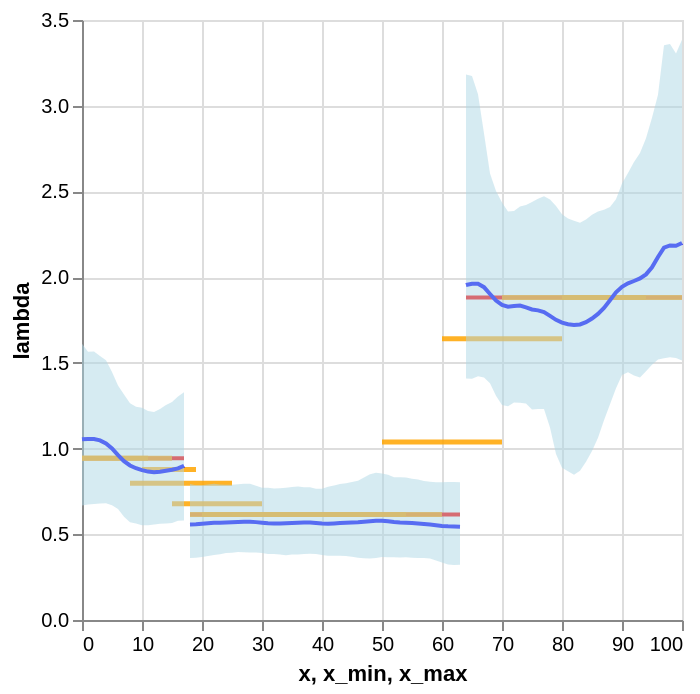

The code cell stored with this chart in its notebook:
### Code cell
plot_posterior_lam(df_expanded, df_rates, mcmc_samples)

### Figure 1 — Vega-Lite specification as saved in the notebook (floating-point values rounded to 4 significant figures)
{"config": {"view": {"continuousWidth": 300, "continuousHeight": 300}}, "layer": [{"data": {"name": "data-bae21a61748352db37304719da018a6e"}, "mark": {"type": "line", "color": "red"}, "encoding": {"detail": {"field": "segment", "type": "nominal"}, "x": {"field": "x", "type": "quantitative"}, "y": {"field": "lambda", "title": "lambda", "type": "quantitative"}}}, {"data": {"name": "data-f77c8e4c605da7fa41a5ea27eef36e56"}, "mark": {"type": "rule", "color": "orange", "opacity": 0.85, "strokeWidth": 2.5}, "encoding": {"x": {"field": "x_min", "type": "quantitative"}, "x2": {"field": "x_max"}, "y": {"field": "lambda_obs", "title": "lambda", "type": "quantitative"}}}, {"data": {"name": "data-bae21a61748352db37304719da018a6e"}, "mark": {"type": "line", "color": "blue"}, "encoding": {"detail": {"field": "segment", "type": "nominal"}, "x": {"field": "x", "type": "quantitative"}, "y": {"field": "lam", "title": "lambda", "type": "quantitative"}}}, {"data": {"name": "data-bae21a61748352db37304719da018a6e"}, "mark": {"type": "area", "color": "lightblue", "opacity": 0.5}, "encoding": {"detail": {"field": "segment", "type": "nominal"}, "x": {"field": "x", "type": "quantitative"}, "y": {"field": "lam_lower", "title": "lambda", "type": "quantitative"}, "y2": {"field": "lam_upper", "title": "lambda"}}}], "$schema": "https://vega.github.io/schema/vega-lite/v6.1.0.json", "datasets": {"data-bae21a61748352db37304719da018a6e": [{"x": 0, "lambda": 0.9442, "lam": 1.054, "lam_lower": 0.6678, "lam_upper": 1.611, "segment": 0}, {"x": 1, "lambda": 0.9442, "lam": 1.056, "lam_lower": 0.6736, "lam_upper": 1.565, "segment": 0}, {"x": 2, "lambda": 0.9442, "lam": 1.056, "lam_lower": 0.677, "lam_upper": 1.567, "segment": 0}, {"x": 3, "lambda": 0.9442, "lam": 1.048, "lam_lower": 0.679, "lam_upper": 1.541, "segment": 0}, {"x": 4, "lambda": 0.9442, "lam": 1.03, "lam_lower": 0.6811, "lam_upper": 1.516, "segment": 0}, {"x": 5, "lambda": 0.9442, "lam": 1.001, "lam_lower": 0.6697, "lam_upper": 1.447, "segment": 0}, {"x": 6, "lambda": 0.9442, "lam": 0.9622, "lam_lower": 0.6468, "lam_upper": 1.368, "segment": 0}, {"x": 7, "lambda": 0.9442, "lam": 0.9269, "lam_lower": 0.6018, "lam_upper": 1.315, "segment": 0}, {"x": 8, "lambda": 0.9442, "lam": 0.9015, "lam_lower": 0.57, "lam_upper": 1.264, "segment": 0}, {"x": 9, "lambda": 0.9442, "lam": 0.8852, "lam_lower": 0.5636, "lam_upper": 1.244, "segment": 0}, {"x": 10, "lambda": 0.9442, "lam": 0.874, "lam_lower": 0.5522, "lam_upper": 1.238, "segment": 0}, {"x": 11, "lambda": 0.9442, "lam": 0.8658, "lam_lower": 0.5524, "lam_upper": 1.218, "segment": 0}, {"x": 12, "lambda": 0.9442, "lam": 0.8624, "lam_lower": 0.5577, "lam_upper": 1.213, "segment": 0}, {"x": 13, "lambda": 0.9442, "lam": 0.8649, "lam_lower": 0.5612, "lam_upper": 1.231, "segment": 0}, {"x": 14, "lambda": 0.9442, "lam": 0.8707, "lam_lower": 0.5629, "lam_upper": 1.254, "segment": 0}, {"x": 15, "lambda": 0.9442, "lam": 0.8766, "lam_lower": 0.5661, "lam_upper": 1.271, "segment": 0}, {"x": 16, "lambda": 0.9442, "lam": 0.8845, "lam_lower": 0.5787, "lam_upper": 1.304, "segment": 0}, {"x": 17, "lambda": 0.9442, "lam": 0.8999, "lam_lower": 0.5797, "lam_upper": 1.328, "segment": 0}, {"x": 18, "lambda": 0.6159, "lam": 0.5572, "lam_lower": 0.3613, "lam_upper": 0.794, "segment": 1}, {"x": 19, "lambda": 0.6159, "lam": 0.5584, "lam_lower": 0.3628, "lam_upper": 0.7857, "segment": 1}, {"x": 20, "lambda": 0.6159, "lam": 0.5615, "lam_lower": 0.3668, "lam_upper": 0.7863, "segment": 1}, {"x": 21, "lambda": 0.6159, "lam": 0.5648, "lam_lower": 0.3728, "lam_upper": 0.7911, "segment": 1}, {"x": 22, "lambda": 0.6159, "lam": 0.5669, "lam_lower": 0.3799, "lam_upper": 0.7951, "segment": 1}, {"x": 23, "lambda": 0.6159, "lam": 0.5679, "lam_lower": 0.3834, "lam_upper": 0.7903, "segment": 1}, {"x": 24, "lambda": 0.6159, "lam": 0.5689, "lam_lower": 0.3908, "lam_upper": 0.7888, "segment": 1}, {"x": 25, "lambda": 0.6159, "lam": 0.5705, "lam_lower": 0.3917, "lam_upper": 0.7885, "segment": 1}, {"x": 26, "lambda": 0.6159, "lam": 0.5723, "lam_lower": 0.3963, "lam_upper": 0.7912, "segment": 1}, {"x": 27, "lambda": 0.6159, "lam": 0.5734, "lam_lower": 0.3949, "lam_upper": 0.7949, "segment": 1}, {"x": 28, "lambda": 0.6159, "lam": 0.5732, "lam_lower": 0.3932, "lam_upper": 0.7943, "segment": 1}, {"x": 29, "lambda": 0.6159, "lam": 0.571, "lam_lower": 0.3932, "lam_upper": 0.7826, "segment": 1}, {"x": 30, "lambda": 0.6159, "lam": 0.5675, "lam_lower": 0.3914, "lam_upper": 0.7719, "segment": 1}, {"x": 31, "lambda": 0.6159, "lam": 0.5649, "lam_lower": 0.3857, "lam_upper": 0.7716, "segment": 1}, {"x": 32, "lambda": 0.6159, "lam": 0.5635, "lam_lower": 0.3845, "lam_upper": 0.7668, "segment": 1}, {"x": 33, "lambda": 0.6159, "lam": 0.5635, "lam_lower": 0.3822, "lam_upper": 0.769, "segment": 1}, {"x": 34, "lambda": 0.6159, "lam": 0.5646, "lam_lower": 0.3774, "lam_upper": 0.7715, "segment": 1}, {"x": 35, "lambda": 0.6159, "lam": 0.5662, "lam_lower": 0.3825, "lam_upper": 0.7758, "segment": 1}, {"x": 36, "lambda": 0.6159, "lam": 0.5677, "lam_lower": 0.3826, "lam_upper": 0.7782, "segment": 1}, {"x": 37, "lambda": 0.6159, "lam": 0.5686, "lam_lower": 0.3845, "lam_upper": 0.775, "segment": 1}, {"x": 38, "lambda": 0.6159, "lam": 0.5682, "lam_lower": 0.3864, "lam_upper": 0.7737, "segment": 1}, {"x": 39, "lambda": 0.6159, "lam": 0.5655, "lam_lower": 0.3846, "lam_upper": 0.7649, "segment": 1}, {"x": 40, "lambda": 0.6159, "lam": 0.5624, "lam_lower": 0.379, "lam_upper": 0.7661, "segment": 1}, {"x": 41, "lambda": 0.6159, "lam": 0.5617, "lam_lower": 0.3743, "lam_upper": 0.7776, "segment": 1}, {"x": 42, "lambda": 0.6159, "lam": 0.5634, "lam_lower": 0.375, "lam_upper": 0.7841, "segment": 1}, {"x": 43, "lambda": 0.6159, "lam": 0.5658, "lam_lower": 0.3742, "lam_upper": 0.7928, "segment": 1}, {"x": 44, "lambda": 0.6159, "lam": 0.5679, "lam_lower": 0.374, "lam_upper": 0.7979, "segment": 1}, {"x": 45, "lambda": 0.6159, "lam": 0.5692, "lam_lower": 0.3685, "lam_upper": 0.8055, "segment": 1}, {"x": 46, "lambda": 0.6159, "lam": 0.5706, "lam_lower": 0.3624, "lam_upper": 0.8124, "segment": 1}, {"x": 47, "lambda": 0.6159, "lam": 0.5731, "lam_lower": 0.36, "lam_upper": 0.8309, "segment": 1}, {"x": 48, "lambda": 0.6159, "lam": 0.5763, "lam_lower": 0.3592, "lam_upper": 0.8505, "segment": 1}, {"x": 49, "lambda": 0.6159, "lam": 0.5785, "lam_lower": 0.3618, "lam_upper": 0.8586, "segment": 1}, {"x": 50, "lambda": 0.6159, "lam": 0.5784, "lam_lower": 0.3678, "lam_upper": 0.8548, "segment": 1}, {"x": 51, "lambda": 0.6159, "lam": 0.5756, "lam_lower": 0.3663, "lam_upper": 0.848, "segment": 1}, {"x": 52, "lambda": 0.6159, "lam": 0.5717, "lam_lower": 0.3655, "lam_upper": 0.8332, "segment": 1}, {"x": 53, "lambda": 0.6159, "lam": 0.5691, "lam_lower": 0.3649, "lam_upper": 0.8325, "segment": 1}, {"x": 54, "lambda": 0.6159, "lam": 0.5674, "lam_lower": 0.3664, "lam_upper": 0.8309, "segment": 1}, {"x": 55, "lambda": 0.6159, "lam": 0.5653, "lam_lower": 0.3629, "lam_upper": 0.8235, "segment": 1}, {"x": 56, "lambda": 0.6159, "lam": 0.5626, "lam_lower": 0.362, "lam_upper": 0.8202, "segment": 1}, {"x": 57, "lambda": 0.6159, "lam": 0.5598, "lam_lower": 0.3619, "lam_upper": 0.8106, "segment": 1}, {"x": 58, "lambda": 0.6159, "lam": 0.5567, "lam_lower": 0.3581, "lam_upper": 0.8068, "segment": 1}, {"x": 59, "lambda": 0.6159, "lam": 0.5528, "lam_lower": 0.3465, "lam_upper": 0.8035, "segment": 1}, {"x": 60, "lambda": 0.6159, "lam": 0.549, "lam_lower": 0.3361, "lam_upper": 0.804, "segment": 1}, {"x": 61, "lambda": 0.6159, "lam": 0.5467, "lam_lower": 0.3243, "lam_upper": 0.8046, "segment": 1}, {"x": 62, "lambda": 0.6159, "lam": 0.5455, "lam_lower": 0.3202, "lam_upper": 0.8044, "segment": 1}, {"x": 63, "lambda": 0.6159, "lam": 0.5442, "lam_lower": 0.3217, "lam_upper": 0.8041, "segment": 1}, {"x": 64, "lambda": 1.882, "lam": 1.954, "lam_lower": 1.408, "lam_upper": 3.182, "segment": 2}, {"x": 65, "lambda": 1.882, "lam": 1.961, "lam_lower": 1.407, "lam_upper": 3.173, "segment": 2}, {"x": 66, "lambda": 1.882, "lam": 1.961, "lam_lower": 1.422, "lam_upper": 3.067, "segment": 2}, {"x": 67, "lambda": 1.882, "lam": 1.941, "lam_lower": 1.414, "lam_upper": 2.838, "segment": 2}, {"x": 68, "lambda": 1.882, "lam": 1.902, "lam_lower": 1.38, "lam_upper": 2.604, "segment": 2}, {"x": 69, "lambda": 1.882, "lam": 1.863, "lam_lower": 1.308, "lam_upper": 2.502, "segment": 2}, {"x": 70, "lambda": 1.882, "lam": 1.838, "lam_lower": 1.254, "lam_upper": 2.435, "segment": 2}, {"x": 71, "lambda": 1.882, "lam": 1.828, "lam_lower": 1.247, "lam_upper": 2.383, "segment": 2}, {"x": 72, "lambda": 1.882, "lam": 1.832, "lam_lower": 1.269, "lam_upper": 2.386, "segment": 2}, {"x": 73, "lambda": 1.882, "lam": 1.834, "lam_lower": 1.267, "lam_upper": 2.413, "segment": 2}, {"x": 74, "lambda": 1.882, "lam": 1.824, "lam_lower": 1.263, "lam_upper": 2.42, "segment": 2}, {"x": 75, "lambda": 1.882, "lam": 1.812, "lam_lower": 1.228, "lam_upper": 2.438, "segment": 2}, {"x": 76, "lambda": 1.882, "lam": 1.806, "lam_lower": 1.231, "lam_upper": 2.458, "segment": 2}, {"x": 77, "lambda": 1.882, "lam": 1.796, "lam_lower": 1.231, "lam_upper": 2.472, "segment": 2}, {"x": 78, "lambda": 1.882, "lam": 1.774, "lam_lower": 1.123, "lam_upper": 2.453, "segment": 2}, {"x": 79, "lambda": 1.882, "lam": 1.751, "lam_lower": 0.9686, "lam_upper": 2.415, "segment": 2}, {"x": 80, "lambda": 1.882, "lam": 1.735, "lam_lower": 0.8875, "lam_upper": 2.366, "segment": 2}, {"x": 81, "lambda": 1.882, "lam": 1.725, "lam_lower": 0.8672, "lam_upper": 2.343, "segment": 2}, {"x": 82, "lambda": 1.882, "lam": 1.721, "lam_lower": 0.8479, "lam_upper": 2.329, "segment": 2}, {"x": 83, "lambda": 1.882, "lam": 1.724, "lam_lower": 0.8703, "lam_upper": 2.318, "segment": 2}, {"x": 84, "lambda": 1.882, "lam": 1.737, "lam_lower": 0.9231, "lam_upper": 2.336, "segment": 2}, {"x": 85, "lambda": 1.882, "lam": 1.759, "lam_lower": 0.9857, "lam_upper": 2.364, "segment": 2}, {"x": 86, "lambda": 1.882, "lam": 1.786, "lam_lower": 1.064, "lam_upper": 2.382, "segment": 2}, {"x": 87, "lambda": 1.882, "lam": 1.82, "lam_lower": 1.165, "lam_upper": 2.393, "segment": 2}, {"x": 88, "lambda": 1.882, "lam": 1.865, "lam_lower": 1.259, "lam_upper": 2.409, "segment": 2}, {"x": 89, "lambda": 1.882, "lam": 1.912, "lam_lower": 1.352, "lam_upper": 2.455, "segment": 2}, {"x": 90, "lambda": 1.882, "lam": 1.944, "lam_lower": 1.429, "lam_upper": 2.546, "segment": 2}, {"x": 91, "lambda": 1.882, "lam": 1.964, "lam_lower": 1.445, "lam_upper": 2.607, "segment": 2}, {"x": 92, "lambda": 1.882, "lam": 1.978, "lam_lower": 1.426, "lam_upper": 2.671, "segment": 2}, {"x": 93, "lambda": 1.882, "lam": 1.992, "lam_lower": 1.414, "lam_upper": 2.724, "segment": 2}, {"x": 94, "lambda": 1.882, "lam": 2.016, "lam_lower": 1.451, "lam_upper": 2.81, "segment": 2}, {"x": 95, "lambda": 1.882, "lam": 2.057, "lam_lower": 1.489, "lam_upper": 2.929, "segment": 2}, {"x": 96, "lambda": 1.882, "lam": 2.117, "lam_lower": 1.52, "lam_upper": 3.063, "segment": 2}, {"x": 97, "lambda": 1.882, "lam": 2.173, "lam_lower": 1.527, "lam_upper": 3.353, "segment": 2}, {"x": 98, "lambda": 1.882, "lam": 2.185, "lam_lower": 1.533, "lam_upper": 3.36, "segment": 2}, {"x": 99, "lambda": 1.882, "lam": 2.183, "lam_lower": 1.528, "lam_upper": 3.305, "segment": 2}, {"x": 100, "lambda": 1.882, "lam": 2.199, "lam_lower": 1.513, "lam_upper": 3.384, "segment": 2}], "data-f77c8e4c605da7fa41a5ea27eef36e56": [{"obs_interval": "[0,12)", "x_min": 0, "x_max": 11, "lambda_obs": 0.9442}, {"obs_interval": "[0,5]", "x_min": 0, "x_max": 5, "lambda_obs": 0.9442}, {"obs_interval": "[10,20)", "x_min": 10, "x_max": 19, "lambda_obs": 0.8785}, {"obs_interval": "[15,30]", "x_min": 15, "x_max": 30, "lambda_obs": 0.6774}, {"obs_interval": "[18,35)", "x_min": 18, "x_max": 34, "lambda_obs": 0.6159}, {"obs_interval": "[20,40]", "x_min": 20, "x_max": 40, "lambda_obs": 0.6159}, {"obs_interval": "[25,45)", "x_min": 25, "x_max": 44, "lambda_obs": 0.6159}, {"obs_interval": "[30,50]", "x_min": 30, "x_max": 50, "lambda_obs": 0.6159}, {"obs_interval": "[35,55)", "x_min": 35, "x_max": 54, "lambda_obs": 0.6159}, {"obs_interval": "[40,60]", "x_min": 40, "x_max": 60, "lambda_obs": 0.6159}, {"obs_interval": "[5,15]", "x_min": 5, "x_max": 15, "lambda_obs": 0.9442}, {"obs_interval": "[50,70]", "x_min": 50, "x_max": 70, "lambda_obs": 1.038}, {"obs_interval": "[60,80]", "x_min": 60, "x_max": 80, "lambda_obs": 1.64}, {"obs_interval": "[70,90]", "x_min": 70, "x_max": 90, "lambda_obs": 1.882}, {"obs_interval": "[8,25]", "x_min": 8, "x_max": 25, "lambda_obs": 0.7983}, {"obs_interval": "[80,95)", "x_min": 80, "x_max": 94, "lambda_obs": 1.882}, {"obs_interval": "[90,100]", "x_min": 90, "x_max": 100, "lambda_obs": 1.882}]}}
